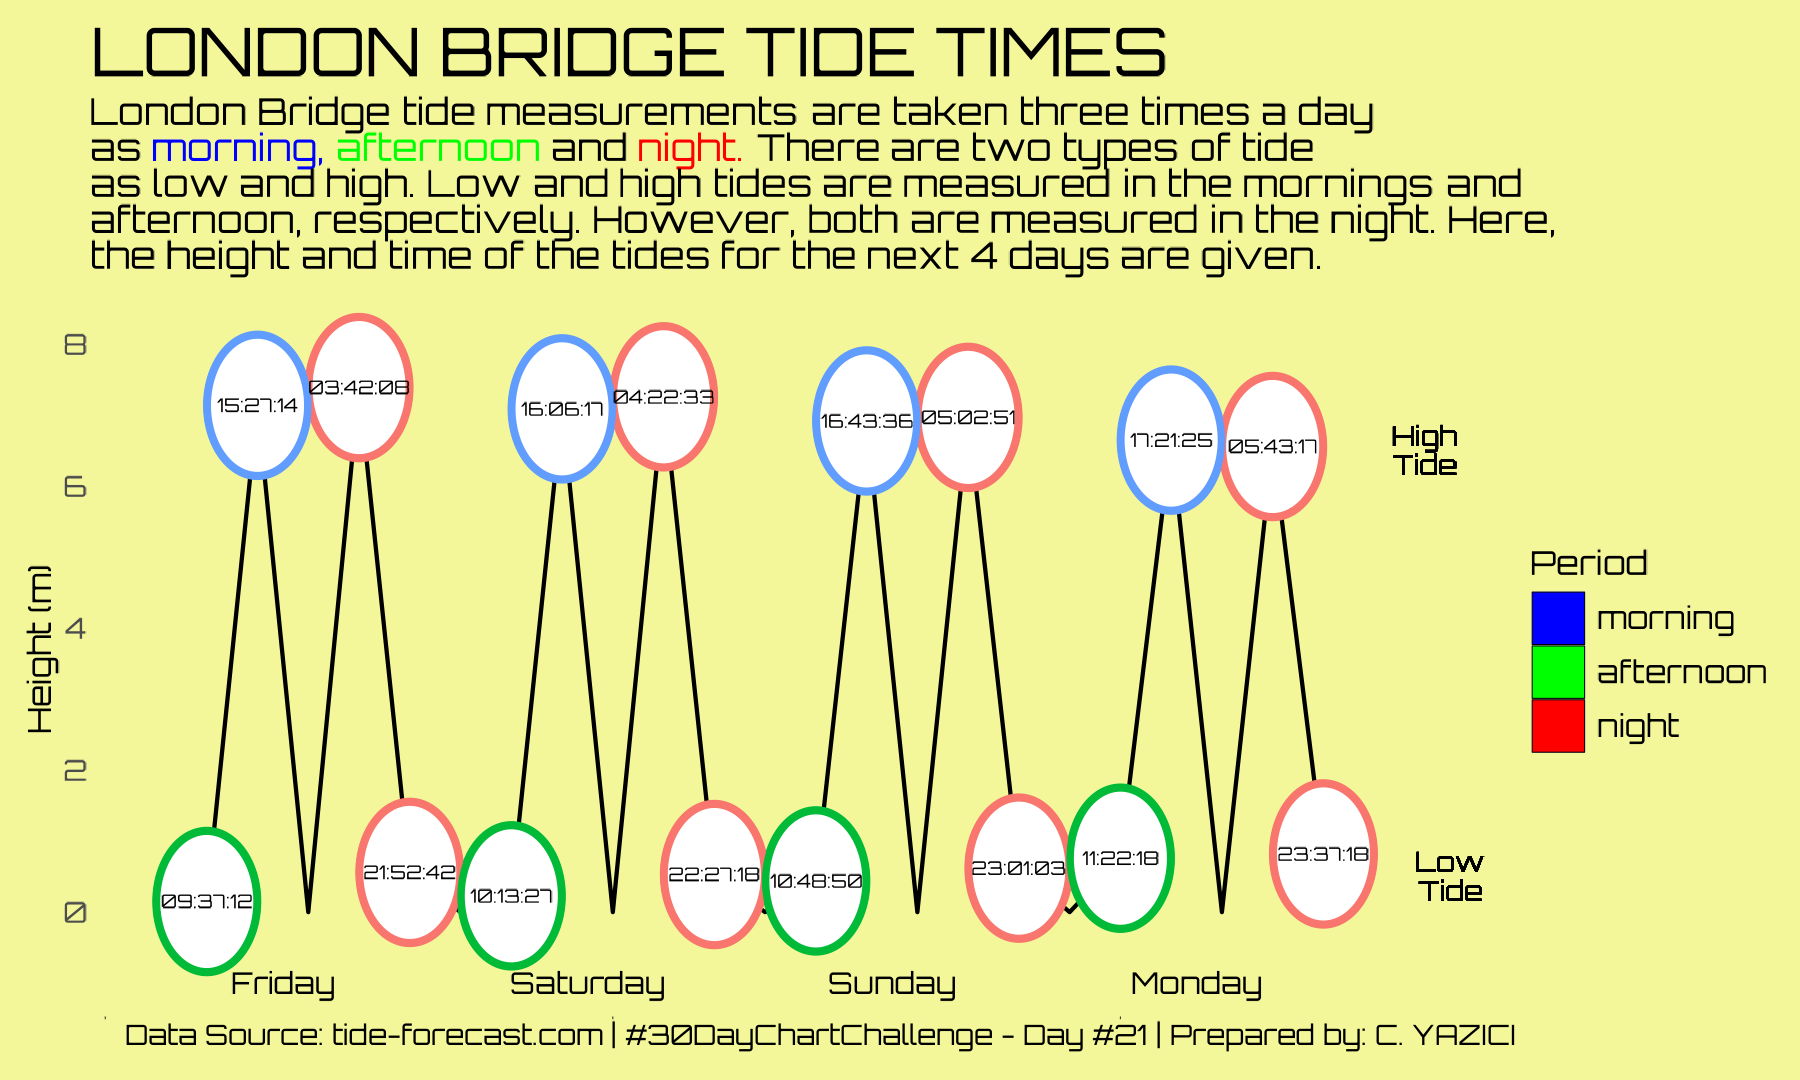

Write R code to recreate this figure.
library(readxl)
library(tidyverse)
library(dplyr)
library(ggforce)
library(showtext)
library(ggtext)

font_add_google("Orbitron", "orb")
showtext_auto()

# Data Import

data_tide_original <- read_xlsx("Tide_London.xlsx") 

# Data Wrangling

data_tide <- data_tide_original %>%
  pivot_longer(-c(Day, Time, Hide_Hr, Low_Hr)) %>%
  mutate(x = 1:24,
         value = ifelse(is.na(value), 0, value),
         Hide_Hr = as.POSIXct(Hide_Hr, format = "%Y-%m-%d %H:%M:%S"),
         time_high = format(as.POSIXct(Hide_Hr),format = "%H:%M:%S"),
         Low_Hr = as.POSIXct(Low_Hr, format = "%Y-%m-%d %H:%M:%S"),
         time_low = format(as.POSIXct(Low_Hr),format = "%H:%M:%S"),
         color_new = factor(case_when(
           Time == "morning" ~ "green",
           Time == "afternoon" ~ "red",
           Time == "night" ~ "blue",
         )), 
         Time = factor(Time, levels = c("morning", "afternoon", "night"))) 
         # time_high = strptime(time_high, format = "%H:%M:%S"),
         # time_low = strptime(time_low, format = "%H:%M:%S"))

data_day <- data_tide %>%
  group_by(Day) %>%
  summarise(avg_x = mean(x)) %>%
  ungroup()

subtitle_text <- str_wrap("London Bridge tide measurements are taken three times 
a day<br> as <span style='color:blue'>morning, <span style='color:green'>afternoon 
<span style='color:black'>and <span style='color:red'>night. 
<span style='color:black'>There are two types
of tide<br> as low and high. Low and high tides are measured in the mornings and<br> 
afternoon, respectively. However, both are measured in the night. Here,<br>
the height and time of the tides for the next 4 days are given.", 80)

# The Plot

p <- ggplot(data_tide) +
  geom_line(aes(x = x, y = value), linewidth = 2) +
  geom_circle(data_tide %>% filter(value != 0),
              mapping = aes(x0 = x, y0 = value, colour = color_new, r = 1,
                            fill = color_new,
                            linewidth = 0.01)) +
  geom_circle(data_tide %>% filter(value != 0),
              mapping = aes(x0 = x, y0 = value, colour = color_new, r = 0.99,
                            linewidth = 0.01), fill = "white") +
  geom_text(data_tide %>% filter(!is.na(time_high),
                                 value != 0,
                                 Time != "night"),
            mapping = aes(x = x, y = value, label = time_high),
            family = "orb", size = 5) +
  geom_text(data_tide %>% filter(!is.na(time_low),
                                 value != 0,
                                 Time != "night"),
            mapping = aes(x = x, y = value, label = time_low),
            family = "orb", size = 5) +
  geom_text(data_tide %>% filter(Time == "night",
                                 value < 5),
            mapping = aes(x = x, y = value, label = time_low),
            family = "orb", size = 5) +
  geom_text(data_tide %>% filter(Time == "night",
                                 value > 5),
            mapping = aes(x = x, y = value, label = time_high),
            family = "orb", size = 5) +
  geom_text(data_day,
            mapping = aes(x = avg_x, y = -1, label = Day),
            family = "orb", size = 8) +
  geom_text(data_tide,
            mapping = aes(x = 26, y = 6.5, label = "High\nTide"),
            family = "orb", size = 7) +
  geom_text(data_tide,
            mapping = aes(x = 26.5, y = 0.5, label = "Low\nTide"),
            family = "orb", size = 7) +
  coord_cartesian() +
  scale_fill_identity(guide = 'legend',
                      labels = levels(data_tide$Time),
                      breaks = levels(data_tide$color_new)) +
  labs(title = "LONDON BRIDGE TIDE TIMES",
       subtitle = subtitle_text,
       y = "Height (m)",
       fill = "Period",
       caption = "Data Source: tide-forecast.com | #30DayChartChallenge - Day #21 | Prepared by: C. YAZICI") +
  theme(panel.background = element_rect(fill = "#F3F799", color = NA),
        plot.background = element_rect(fill = "#F3F799", color = NA),
        panel.grid = element_blank(),
        axis.title.x = element_blank(),
        axis.text.x = element_blank(),
        axis.ticks.y = element_blank(),
        axis.title.y = element_text(family = "orb", size = 24),
        axis.text.y = element_text(family = "orb", size = 22),
        legend.background = element_rect(fill = "#F3F799"),
        legend.title = element_text(family = "orb", size = 25),
        legend.text = element_text(family = "orb", size = 23),
        legend.key.size = unit(1.9, 'cm'),
        plot.caption = element_text(family = "orb", size = 21, hjust = 1),
        plot.title = element_text(family = "orb", size = 50, hjust = 0),
        plot.subtitle = element_markdown(family = "orb", size = 28, hjust = 0),
        plot.margin = unit(c(1, 1, 1, 1), "cm")
        ) +
  guides(linewidth = "none",
         colour = "none")

# Save the Plot

ggsave("Day21.png", p, width = 25, height = 15, dpi = 72)






